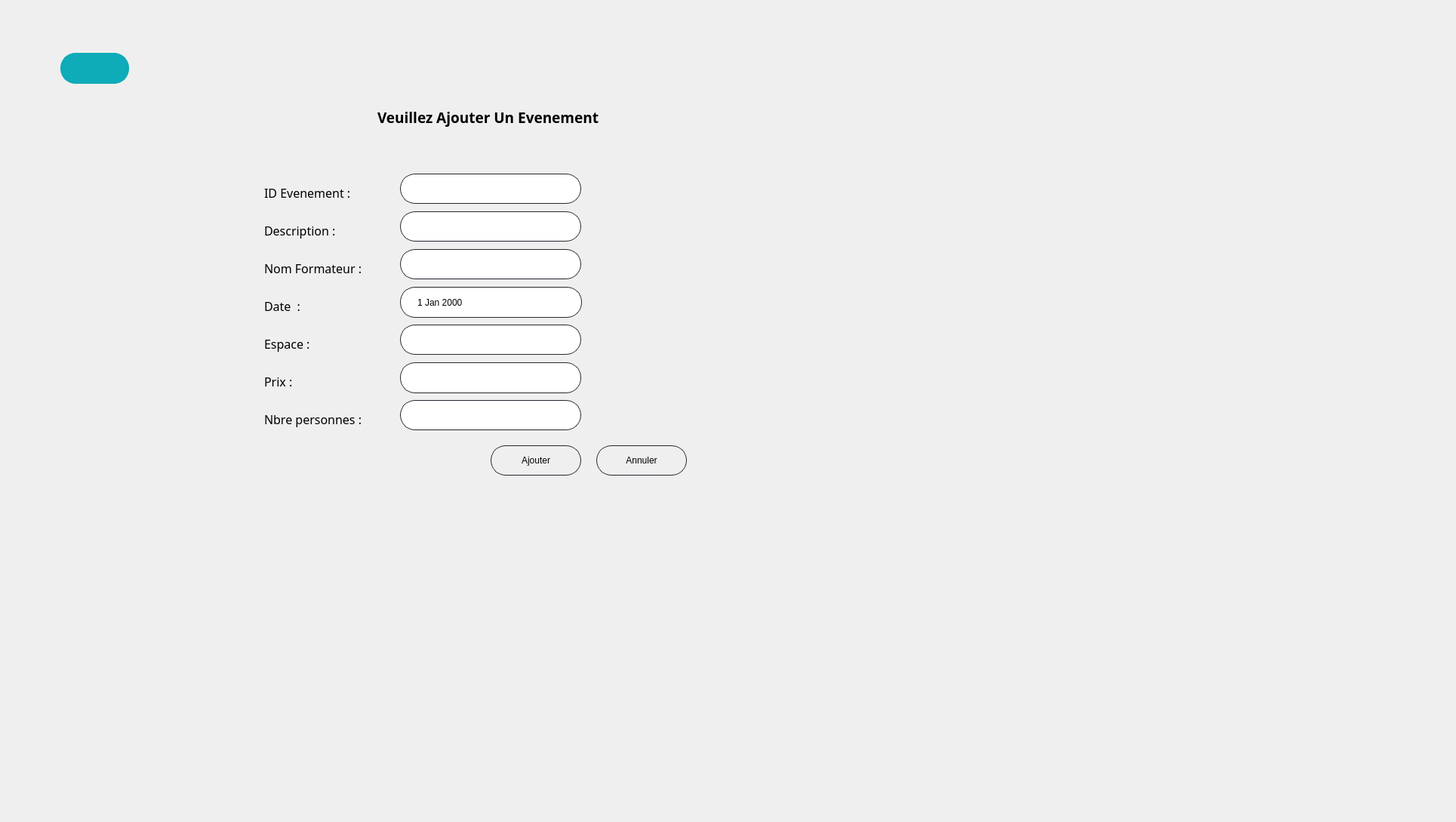
      <widget class="QWidget" name="AjoutEvent">
       <attribute name="title">
        <string>Ajouter Event</string>
       </attribute>
       <widget class="QLabel" name="afficherEventBackADD">
        <property name="geometry">
         <rect>
          <x>0</x>
          <y>0</y>
          <width>1920</width>
          <height>1080</height>
         </rect>
        </property>
        <property name="text">
         <string/>
        </property>
        <property name="pixmap">
         <pixmap resource="res.qrc">:/img/back_empty.png</pixmap>
        </property>
       </widget>
       <widget class="QLineEdit" name="nbPersonneEventAddBox">
        <property name="geometry">
         <rect>
          <x>530</x>
          <y>530</y>
          <width>240</width>
          <height>40</height>
         </rect>
        </property>
        <property name="font">
         <font>
          <family>OpenSymbol</family>
          <pointsize>11</pointsize>
         </font>
        </property>
        <property name="styleSheet">
         <string notr="true">QLineEdit {
border: 1px solid rgb(37,39,48);
border-radius: 20px;
padding-left:20px;
padding-right:20px;
}
QLineEdit:hover{
	border: 2px solid rgb(222, 221, 218)
}
QLineEdit:focus{
	border: 2px solid rgb(154, 208, 236)
}</string>
        </property>
        <property name="placeholderText">
         <string/>
        </property>
       </widget>
       <widget class="QLineEdit" name="nomFormateurBoxAdd7">
        <property name="geometry">
         <rect>
          <x>530</x>
          <y>330</y>
          <width>240</width>
          <height>40</height>
         </rect>
        </property>
        <property name="font">
         <font>
          <family>OpenSymbol</family>
          <pointsize>11</pointsize>
         </font>
        </property>
        <property name="styleSheet">
         <string notr="true">QLineEdit {
border: 1px solid rgb(37,39,48);
border-radius: 20px;
padding-left:20px;
padding-right:20px;
}
QLineEdit:hover{
	border: 2px solid rgb(222, 221, 218)
}
QLineEdit:focus{
	border: 2px solid rgb(154, 208, 236)
}</string>
        </property>
        <property name="placeholderText">
         <string/>
        </property>
       </widget>
       <widget class="QLineEdit" name="priceEventADDBox">
        <property name="geometry">
         <rect>
          <x>530</x>
          <y>480</y>
          <width>240</width>
          <height>41</height>
         </rect>
        </property>
        <property name="font">
         <font>
          <family>OpenSymbol</family>
          <pointsize>11</pointsize>
         </font>
        </property>
        <property name="styleSheet">
         <string notr="true">QLineEdit {
border: 1px solid rgb(37,39,48);
border-radius: 20px;
padding-left:20px;
padding-right:20px;
}
QLineEdit:hover{
	border: 2px solid rgb(222, 221, 218)
}
QLineEdit:focus{
	border: 2px solid rgb(154, 208, 236)
}</string>
        </property>
        <property name="placeholderText">
         <string/>
        </property>
       </widget>
       <widget class="QLabel" name="textDateEventAdd">
        <property name="geometry">
         <rect>
          <x>350</x>
          <y>390</y>
          <width>181</width>
          <height>31</height>
         </rect>
        </property>
        <property name="font">
         <font>
          <family>OpenSymbol</family>
          <pointsize>12</pointsize>
         </font>
        </property>
        <property name="text">
         <string>Date  :</string>
        </property>
       </widget>
       <widget class="QLabel" name="textDescriptionAdd">
        <property name="geometry">
         <rect>
          <x>350</x>
          <y>290</y>
          <width>181</width>
          <height>31</height>
         </rect>
        </property>
        <property name="font">
         <font>
          <family>OpenSymbol</family>
          <pointsize>12</pointsize>
         </font>
        </property>
        <property name="text">
         <string>Description :</string>
        </property>
       </widget>
       <widget class="QLabel" name="textEspaceAdd">
        <property name="geometry">
         <rect>
          <x>350</x>
          <y>440</y>
          <width>181</width>
          <height>31</height>
         </rect>
        </property>
        <property name="font">
         <font>
          <family>OpenSymbol</family>
          <pointsize>12</pointsize>
         </font>
        </property>
        <property name="text">
         <string>Espace :</string>
        </property>
       </widget>
       <widget class="QLineEdit" name="espaceEventAddBox">
        <property name="geometry">
         <rect>
          <x>530</x>
          <y>430</y>
          <width>240</width>
          <height>40</height>
         </rect>
        </property>
        <property name="font">
         <font>
          <family>OpenSymbol</family>
          <pointsize>11</pointsize>
         </font>
        </property>
        <property name="styleSheet">
         <string notr="true">QLineEdit {
border: 1px solid rgb(37,39,48);
border-radius: 20px;
padding-left:20px;
padding-right:20px;
}
QLineEdit:hover{
	border: 2px solid rgb(222, 221, 218)
}
QLineEdit:focus{
	border: 2px solid rgb(154, 208, 236)
}</string>
        </property>
        <property name="placeholderText">
         <string/>
        </property>
       </widget>
       <widget class="QLabel" name="textNBPersonneAdd">
        <property name="geometry">
         <rect>
          <x>350</x>
          <y>540</y>
          <width>211</width>
          <height>31</height>
         </rect>
        </property>
        <property name="font">
         <font>
          <family>OpenSymbol</family>
          <pointsize>12</pointsize>
         </font>
        </property>
        <property name="text">
         <string>Nbre personnes :</string>
        </property>
       </widget>
       <widget class="QLineEdit" name="descEventAddBox">
        <property name="geometry">
         <rect>
          <x>530</x>
          <y>280</y>
          <width>240</width>
          <height>40</height>
         </rect>
        </property>
        <property name="font">
         <font>
          <family>OpenSymbol</family>
          <pointsize>11</pointsize>
         </font>
        </property>
        <property name="styleSheet">
         <string notr="true">QLineEdit {
border: 1px solid rgb(37,39,48);
border-radius: 20px;
padding-left:20px;
padding-right:20px;
}
QLineEdit:hover{
	border: 2px solid rgb(222, 221, 218)
}
QLineEdit:focus{
	border: 2px solid rgb(154, 208, 236)
}</string>
        </property>
        <property name="text">
         <string/>
        </property>
        <property name="placeholderText">
         <string/>
        </property>
       </widget>
       <widget class="QLabel" name="textIdEventAdd">
        <property name="geometry">
         <rect>
          <x>350</x>
          <y>240</y>
          <width>211</width>
          <height>31</height>
         </rect>
        </property>
        <property name="font">
         <font>
          <family>OpenSymbol</family>
          <pointsize>12</pointsize>
         </font>
        </property>
        <property name="text">
         <string>ID Evenement :</string>
        </property>
       </widget>
       <widget class="QLabel" name="textNomFormateurAdd">
        <property name="geometry">
         <rect>
          <x>350</x>
          <y>340</y>
          <width>181</width>
          <height>31</height>
         </rect>
        </property>
        <property name="font">
         <font>
          <family>OpenSymbol</family>
          <pointsize>12</pointsize>
         </font>
        </property>
        <property name="text">
         <string>Nom Formateur :</string>
        </property>
       </widget>
       <widget class="QLineEdit" name="idEventBox">
        <property name="geometry">
         <rect>
          <x>530</x>
          <y>230</y>
          <width>240</width>
          <height>40</height>
         </rect>
        </property>
        <property name="font">
         <font>
          <family>OpenSymbol</family>
          <pointsize>11</pointsize>
         </font>
        </property>
        <property name="styleSheet">
         <string notr="true">QLineEdit {
border: 1px solid rgb(37,39,48);
border-radius: 20px;
padding-left:20px;
padding-right:20px;
}
QLineEdit:hover{
	border: 2px solid rgb(222, 221, 218)
}
QLineEdit:focus{
	border: 2px solid rgb(154, 208, 236)
}</string>
        </property>
        <property name="placeholderText">
         <string/>
        </property>
       </widget>
       <widget class="QLabel" name="textAjouterEventADD">
        <property name="geometry">
         <rect>
          <x>500</x>
          <y>140</y>
          <width>361</width>
          <height>31</height>
         </rect>
        </property>
        <property name="font">
         <font>
          <family>Yu Gothic UI Semibold</family>
          <pointsize>14</pointsize>
          <weight>75</weight>
          <italic>false</italic>
          <bold>true</bold>
         </font>
        </property>
        <property name="text">
         <string>Veuillez Ajouter Un Evenement</string>
        </property>
       </widget>
       <widget class="QLabel" name="textPriceAdd">
        <property name="geometry">
         <rect>
          <x>350</x>
          <y>490</y>
          <width>181</width>
          <height>31</height>
         </rect>
        </property>
        <property name="font">
         <font>
          <family>OpenSymbol</family>
          <pointsize>12</pointsize>
         </font>
        </property>
        <property name="text">
         <string>Prix :</string>
        </property>
       </widget>
       <widget class="QPushButton" name="anullerEventADDbutton">
        <property name="geometry">
         <rect>
          <x>790</x>
          <y>590</y>
          <width>120</width>
          <height>40</height>
         </rect>
        </property>
        <property name="styleSheet">
         <string notr="true">QPushButton {
border: 1px solid rgb(37,39,48);
border-radius: 20px;
padding-left:20px;
padding-right:20px;
}
QPushButton:hover{
	border: 2px solid rgb(0, 0, 0)
}
QPushButton:focus{
	border: 2px solid rgb(154, 208, 236)
}</string>
        </property>
        <property name="text">
         <string>Annuler</string>
        </property>
        <property name="icon">
         <iconset>
          <normaloff>../../Downloads/redmark.png</normaloff>../../Downloads/redmark.png</iconset>
        </property>
       </widget>
       <widget class="QDateEdit" name="dateBoxEventAdd">
        <property name="geometry">
         <rect>
          <x>530</x>
          <y>380</y>
          <width>241</width>
          <height>41</height>
         </rect>
        </property>
        <property name="styleSheet">
         <string notr="true">QDateEdit {
border: 1px solid rgb(37,39,48);
border-radius: 20px;
padding-left:20px;
padding-right:20px;
}</string>
        </property>
        <property name="frame">
         <bool>true</bool>
        </property>
        <property name="buttonSymbols">
         <enum>QAbstractSpinBox::NoButtons</enum>
        </property>
        <property name="specialValueText">
         <string/>
        </property>
        <property name="correctionMode">
         <enum>QAbstractSpinBox::CorrectToPreviousValue</enum>
        </property>
        <property name="dateTime">
         <datetime>
          <hour>0</hour>
          <minute>0</minute>
          <second>0</second>
          <year>2000</year>
          <month>1</month>
          <day>1</day>
         </datetime>
        </property>
        <property name="maximumDate">
         <date>
          <year>9999</year>
          <month>12</month>
          <day>29</day>
         </date>
        </property>
        <property name="minimumDate">
         <date>
          <year>1950</year>
          <month>9</month>
          <day>14</day>
         </date>
        </property>
       </widget>
       <widget class="QPushButton" name="ajouterEventBoxADd">
        <property name="geometry">
         <rect>
          <x>650</x>
          <y>590</y>
          <width>120</width>
          <height>40</height>
         </rect>
        </property>
        <property name="styleSheet">
         <string notr="true">QPushButton {
border: 1px solid rgb(37,39,48);
border-radius: 20px;
padding-left:20px;
padding-right:20px;
}
QPushButton:hover{
	border: 2px solid rgb(0, 0, 0)
}
QPushButtont:focus{
	border: 2px solid rgb(154, 208, 236)
}</string>
        </property>
        <property name="text">
         <string>Ajouter</string>
        </property>
        <property name="icon">
         <iconset>
          <normaloff>../../Downloads/greenmark.png</normaloff>../../Downloads/greenmark.png</iconset>
        </property>
       </widget>
       <widget class="QPushButton" name="returnFromAjoutReservation_2">
        <property name="geometry">
         <rect>
          <x>80</x>
          <y>70</y>
          <width>91</width>
          <height>41</height>
         </rect>
        </property>
        <property name="styleSheet">
         <string notr="true">/* Styles généraux du bouton */
QPushButton {
    background-color: #0EABB8; /* Bleu clair pour représenter l'eau */
    border: 2px solid #0EABB8; /* Bordure bleue */
    color: #ffffff; /* Texte blanc */
    padding: 15px 25px; /* Espacement intérieur */
    font-size: 18px; /* Taille de la police */
    font-weight: bold; /* Police en gras */
    border-radius: 20px; /* Bordure arrondie */
    outline: none; /* Supprime la bordure de focus */
    position: relative; /* Position relative pour les pseudo-éléments */
    overflow: hidden; /* Cache le contenu débordant */
    transition: background-color 0.3s, color 0.3s; /* Transition des couleurs */
}

/* Style au survol du bouton */
QPushButton:hover {
    background-color: #03a9fc; /* Fond devient blanc */
    color: #0EABB8; /* Texte devient bleu clair */
}

/* Style au clic du bouton */
QPushButton:pressed {
    background-color: #1e4c6f; /* Bleu foncé lors du clic */
    color: #f8f8f8; /* Texte blanc lors du clic */
}

/* Animation pour le pseudo-élément :after */
QPushButton::after {
    content: ''; /* Contenu vide */
    position: absolute; /* Position absolue */
    width: 100%; /* Largeur à 100% */
    height: 100%; /* Hauteur à 100% */
    background-color: rgba(255, 255, 255, 0.3); /* Fond semi-transparent */
    top: 50%; /* Positionnement au centre vertical */
    left: 50%; /* Positionnement au centre horizontal */
    border-radius: 50%; /* Bordure arrondie */
    transform: translate(-50%, -50%) scale(0); /* Réduit l'échelle à 0 */
    transition: transform 0.5s ease; /* Transition de l'échelle */
}

/* Animation au survol du bouton */
QPushButton:hover::after {
    transform: translate(-50%, -50%) scale(2); /* Augmente l'échelle à 2 */
}</string>
        </property>
        <property name="text">
         <string/>
        </property>
        <property name="icon">
         <iconset resource="res.qrc">
          <normaloff>:/img/return.png</normaloff>:/img/return.png</iconset>
        </property>
        <property name="iconSize">
         <size>
          <width>35</width>
          <height>35</height>
         </size>
        </property>
        <property name="shortcut">
         <string>Backspace</string>
        </property>
       </widget>
      </widget>
